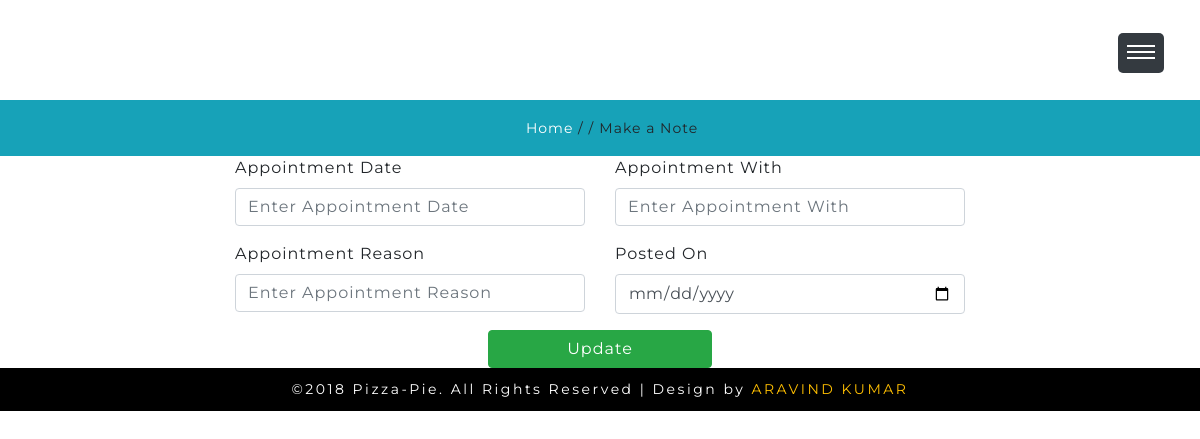
Page /appointments.php?uid=8 (signed in) on the earlier database version.
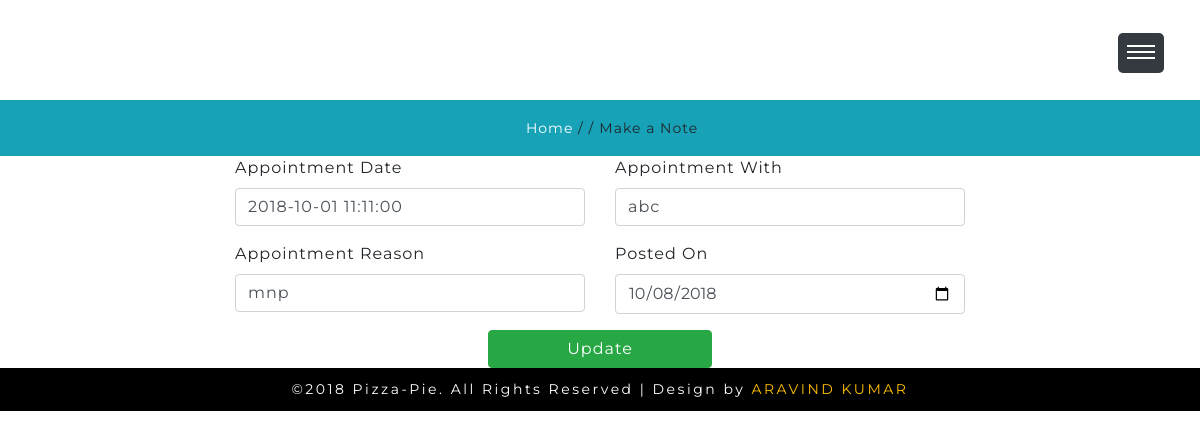
Same page on the later database version.
### tables this page shows
CREATE TABLE IF NOT EXISTS `appointments` (
  `apid` int(11) NOT NULL AUTO_INCREMENT,
  `cid` int(11) NOT NULL,
  `uid` int(11) NOT NULL,
  `ap_on` datetime NOT NULL,
  `postedon` date NOT NULL,
  `reason` longtext NOT NULL,
  `astatus` varchar(30) NOT NULL,
  `apwith` varchar(40) NOT NULL,
  PRIMARY KEY (`apid`),
  KEY `cid` (`cid`,`uid`),
  KEY `uid` (`uid`),
  KEY `uid_2` (`uid`)
);

### appointments.php (the view, shortened to what this page needs)
<!DOCTYPE html>
<html lang="zxx">
   <head>
      <link href="css/bootstrap.min.css" rel="stylesheet" type="text/css" media="all">
      <link href="css/fontawesome-all.min.css" rel="stylesheet" type="text/css" media="all">
      <link href="css/style.css" rel='stylesheet' type='text/css' media="all">
   </head>
      <div class="header-main" id="home">
         <div class="header-outs">
            <div class="header-bar">
               <h1><a href="homepage.php">Notedownme</a></h1>
            </div>
             <div class="menu">
               <a href="" id="menuToggle"> <span class="navClosed"></span> </a>
            </div>
         </div>
      </div>
      <div class="inner_page-banner">
      </div>
      <div class="using-border py-3">
         <div class="inner_breadcrumb  ml-4">
            <ul class="short_ls">
               <li>
                  <a href="homepage.php">Home</a>
                  <span>/ /</span>
               </li>
               <li>Make a Note</li>
            </ul>
         </div>
      </div>
            <?php include "connection.php";
   $id=$_GET['uid'];
	$query=mysqli_query($con,"SELECT * from appointments where uid='$id'")or die(mysqli_error($con));
	$row=mysqli_fetch_array($query);
?>
 <div class="container">
	<div class="row">
	 <div class="col-md-2"></div>
	 <div class="col-md-8">
	 <form action="" method="POST">
	 	<div class="row">
	 		<div class="col-md-6 form-group">
	 		 	<label>Appointment Date</label>
	 		 	<input type="text" name="ap_on" class="form-control" placeholder="Enter Appointment Date" value="<?php echo $row['ap_on']; ?>">
	 		</div>
	 	      <div class="col-md-6 form-group">
	 			<label>Appointment With</label>
	 			<input type="text" name="apwith" class="form-control" placeholder="Enter Appointment With" value="<?php echo $row['apwith']; ?>">
	 		</div>
	 	</div>
        <div class="row">
	 		<div class="col-md-6 form-group">
	 			<label>Appointment Reason</label>
	 			<input type="text" class="form-control" name="reason" placeholder="Enter Appointment Reason" value="<?php echo $row['reason']; ?>">
	 		</div>
	 		<div class="col-md-6 form-group">
	 			<label>Posted On</label>
	 			<input type="Date" name="postedon" class="form-control"  value="<?php echo $row['postedon']; ?>">
	 		</div>
	 	</div>
         <div class="row">
	 		<div class="col-md-4"></div>
	 		<div class="col-md-4">
	 			<input type="submit" name="submit" class="btn btn-success btn-block" value="Update">
	 		</div>
	 	</div>
	 	</form>
	 </div>
	</div>
	</div>
      <footer>
         <p>©2018 Pizza-Pie. All Rights Reserved | Design by <a href="http://www.W3Layouts.com" target="_blank">ARAVIND KUMAR</a></p>
      </footer>
   </body>
</html>

Differences in the rows shown:
added appointments: ap_on "2018-10-01 11:11:00", apwith "abc", reason "mnp", postedon "10/08/2018"
